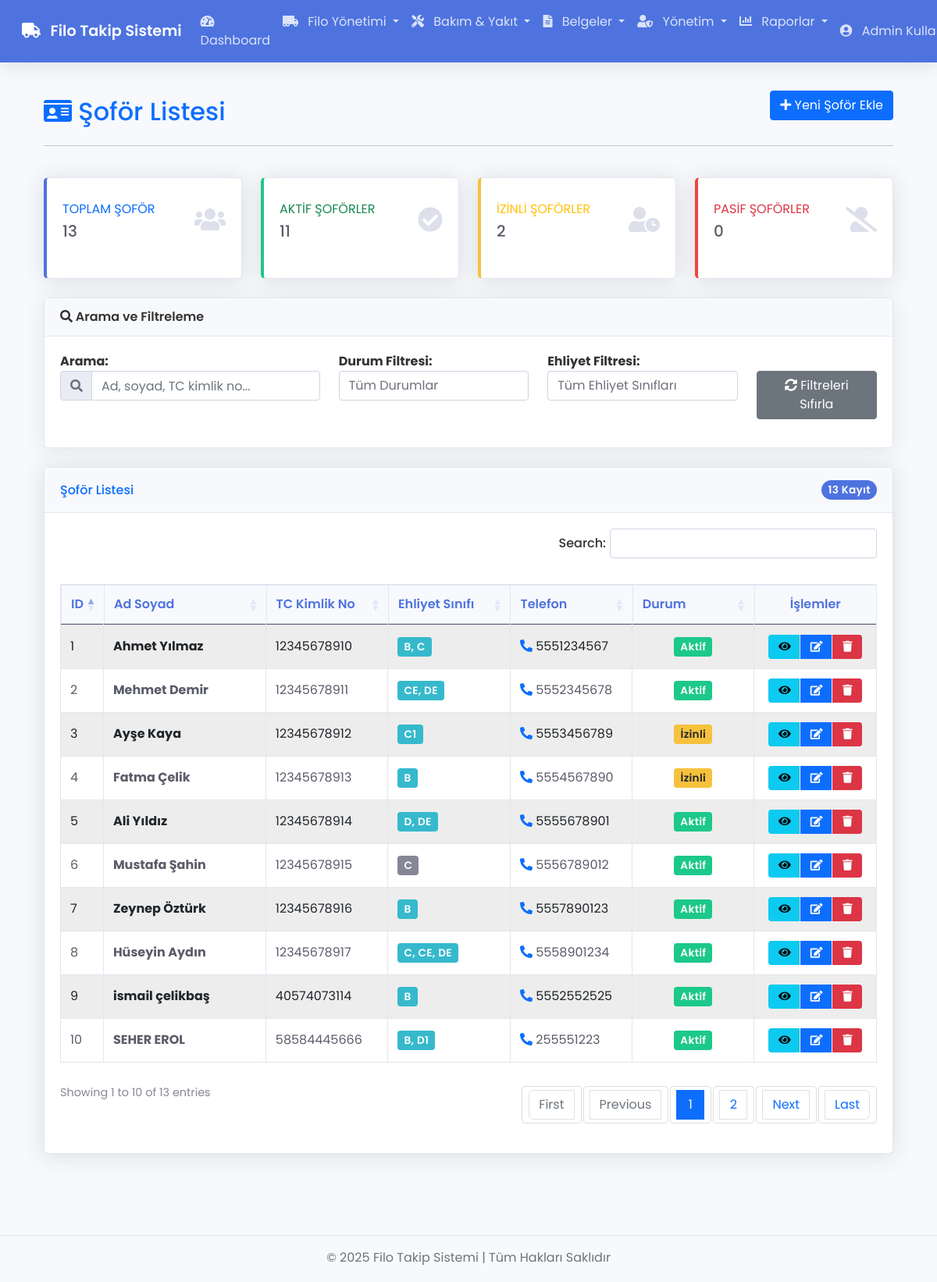
Page /drivers (signed in) on the committed database.
### tables this page shows
CREATE TABLE `drivers` (
  `id` int(11) NOT NULL,
  `name` varchar(100) NOT NULL,
  `surname` varchar(100) NOT NULL,
  `identity_number` varchar(20) NOT NULL,
  `license_number` varchar(20) NOT NULL,
  `primary_license_type` varchar(5) DEFAULT NULL,
  `license_issue_date` date DEFAULT NULL,
  `license_expiry_date` date DEFAULT NULL,
  `company_id` int(11) DEFAULT NULL,
  `phone` varchar(20) NOT NULL,
  `email` varchar(100) DEFAULT NULL,
  `address` text DEFAULT NULL,
  `status` enum('Aktif','Pasif','İzinli') NOT NULL DEFAULT 'Aktif',
  `created_at` timestamp NOT NULL DEFAULT current_timestamp()
);

### app/controllers/Drivers.php (called while the page is built, shortened)
<?php
class Drivers extends Controller {
    private $driverModel;
    public function __construct() {
        $this->driverModel = $this->model('Driver');
    }
    public function index() {
        $drivers = $this->driverModel->getDrivers();
        foreach ($drivers as $driver) {
            $driver->license_classes = $this->driverModel->getDriverLicenseTypesAsString($driver->id);
        }
        $data = [
            'drivers' => $drivers,
            'title' => 'Şoför Listesi'
        ];
        $this->view('drivers/index', $data);
    }
}

### app/core/App.php (called while the page is built, shortened)
<?php
class App {
    protected $currentMethod = 'index';
    public function __construct() {
        $url = $this->getUrl();
        if(isset($url[0]) && file_exists('app/controllers/' . ucwords($url[0]) . '.php')) {
            unset($url[0]);
        }
        $this->currentController = new $this->currentController;
        $this->params = $url ? array_values($url) : [];
        try {
            call_user_func_array([$this->currentController, $this->currentMethod], $this->params);
        } catch (ArgumentCountError $e) {
            error_log('Parametre hatası: ' . $e->getMessage());
            $this->show404();
        } catch (Error $e) {
            error_log('Uygulama hatası: ' . $e->getMessage());
            include 'app/views/errors/500.php';
        } catch (Exception $e) {
            error_log('Uygulama istisnası: ' . $e->getMessage());
            include 'app/views/errors/500.php';
        }
    }
    public function getUrl() {
        if(isset($_GET['url'])) {
            $url = rtrim($_GET['url'], '/');
            $url = filter_var($url, FILTER_SANITIZE_URL);
            $url = explode('/', $url);
            return $url;
        }
        return [];
    }
}

### index.php (called while the page is built, shortened)
<?php
require_once 'app/core/App.php';
require_once 'app/core/Controller.php';
require_once 'app/core/Database.php';
$app = new App;

### app/core/Database.php (called while the page is built, shortened)
<?php
class Database {
    private $host = DB_HOST;
    private $user = DB_USER;
    private $pass = DB_PASS;
    private $dbname = DB_NAME;
    private $dbh;
    private $stmt;
    public function __construct() {
        $dsn = 'mysql:host=' . $this->host . ';dbname=' . $this->dbname . ';charset=utf8';
        $options = array(
            PDO::ATTR_PERSISTENT => true,
            PDO::ATTR_ERRMODE => PDO::ERRMODE_EXCEPTION,
            PDO::ATTR_DEFAULT_FETCH_MODE => PDO::FETCH_OBJ,
            PDO::ATTR_EMULATE_PREPARES => false
        );
        try {
            $this->dbh = new PDO($dsn, $this->user, $this->pass, $options);
        } catch(PDOException $e) {
            $this->error = $e->getMessage();
            echo $this->error;
        }
    }
    public function query($sql) {
        $this->stmt = $this->dbh->prepare($sql);
    }
    public function bind($param, $value, $type = null) {
        if(is_null($type)) {
            switch(true) {
                case is_int($value):
                    $type = PDO::PARAM_INT;
                    break;
            }
        }
        $this->stmt->bindValue($param, $value, $type);
    }
    public function execute() {
        return $this->stmt->execute();
    }
    public function resultSet() {
        $this->execute();
        return $this->stmt->fetchAll();
    }
}

### app/models/Driver.php (called while the page is built, shortened)
<?php
class Driver {
    private $db;
    public function __construct() {
        $this->db = new Database;
    }
    public function getDrivers() {
        $this->db->query('SELECT * FROM drivers ORDER BY created_at DESC');
        $results = $this->db->resultSet();
        return $results;
    }
    public function getDriverLicenseTypes($driverId) {
        $this->db->query('
            SELECT lt.*, dl.id,
                   dl.issue_date,
                   dl.expiry_date,
                   dl.notes
            FROM driver_licenses dl
            JOIN license_types lt ON dl.license_type_id = lt.id
            WHERE dl.driver_id = :driver_id
            ORDER BY lt.code
        ');
        $this->db->bind(':driver_id', $driverId);
        return $this->db->resultSet();
    }
}

### app/views/drivers/index.php (the view, shortened to what this page needs)
<?php require APPROOT . '/views/inc/header.php'; ?>
<div class="container-fluid px-4">
    <div class="row mb-4">
        <div class="col-md-12">
            <div class="d-flex justify-content-between align-items-center">
                <h2 class="mt-4 text-primary">
                    <i class="fas fa-id-card mr-2"></i> <?php echo $data['title']; ?>
                </h2>
                <div>
                    <a href="<?php echo URLROOT; ?>/drivers/add" class="btn btn-primary">
                        <i class="fas fa-plus mr-1"></i> Yeni Şoför Ekle
                    </a>
                </div>
            </div>
            <hr class="bg-primary">
        </div>
    </div>
    <div class="row mb-4">
        <div class="col-md-3">
            <div class="card border-left-primary shadow h-100 py-2">
                <div class="card-body">
                    <div class="row no-gutters align-items-center">
                        <div class="col mr-2">
                            <div class="text-xs font-weight-bold text-primary text-uppercase mb-1">
                                Toplam Şoför</div>
                            <div class="h5 mb-0 font-weight-bold text-gray-800"><?php echo count($data['drivers']); ?></div>
                        </div>
                        <div class="col-auto">
                            <i class="fas fa-users fa-2x text-gray-300"></i>
                        </div>
                    </div>
                </div>
            </div>
        </div>
        <div class="col-md-3">
            <div class="card border-left-success shadow h-100 py-2">
                <div class="card-body">
                    <div class="row no-gutters align-items-center">
                        <div class="col mr-2">
                            <div class="text-xs font-weight-bold text-success text-uppercase mb-1">
                                Aktif Şoförler</div>
                            <div class="h5 mb-0 font-weight-bold text-gray-800">
                                <?php
                                    $activeCount = 0;
                                    foreach($data['drivers'] as $driver) {
                                        if($driver->status == 'Aktif') $activeCount++;
                                    }
                                    echo $activeCount;
                                ?>
                            </div>
                        </div>
                        <div class="col-auto">
                            <i class="fas fa-check-circle fa-2x text-gray-300"></i>
                        </div>
                    </div>
                </div>
            </div>
        </div>
        <div class="col-md-3">
            <div class="card border-left-warning shadow h-100 py-2">
                <div class="card-body">
                    <div class="row no-gutters align-items-center">
                        <div class="col mr-2">
                            <div class="text-xs font-weight-bold text-warning text-uppercase mb-1">
                                İzinli Şoförler</div>
                            <div class="h5 mb-0 font-weight-bold text-gray-800">
                                <?php
                                    $onLeaveCount = 0;
                                    foreach($data['drivers'] as $driver) {
                                        if($driver->status == 'İzinli') $onLeaveCount++;
                                    }
                                    echo $onLeaveCount;
                                ?>
                            </div>
                        </div>
                        <div class="col-auto">
                            <i class="fas fa-user-clock fa-2x text-gray-300"></i>
                        </div>
                    </div>
                </div>
            </div>
        </div>
        <div class="col-md-3">
            <div class="card border-left-danger shadow h-100 py-2">
                <div class="card-body">
                    <div class="row no-gutters align-items-center">
                        <div class="col mr-2">
                            <div class="text-xs font-weight-bold text-danger text-uppercase mb-1">
                                Pasif Şoförler</div>
                            <div class="h5 mb-0 font-weight-bold text-gray-800">
                                <?php
                                    $inactiveCount = 0;
                                    echo $inactiveCount;
                                ?>
                            </div>
                        </div>
                        <div class="col-auto">
                            <i class="fas fa-user-slash fa-2x text-gray-300"></i>
                        </div>
                    </div>
                </div>
            </div>
        </div>
    </div>
    <div class="card mb-4">
        <div class="card-header">
            <i class="fas fa-search mr-1"></i> Arama ve Filtreleme
        </div>
        <div class="card-body">
            <div class="row">
                <div class="col-md-4 mb-3">
                    <label for="searchInput"><strong>Arama:</strong></label>
                    <div class="input-group">
                        <div class="input-group-prepend">
                            <span class="input-group-text"><i class="fas fa-search"></i></span>
                        </div>
                        <input type="text" class="form-control" id="searchInput" placeholder="Ad, soyad, TC kimlik no...">
                    </div>
                </div>
                <div class="col-md-3 mb-3">
                    <label for="statusFilter"><strong>Durum Filtresi:</strong></label>
                    <select class="form-control" id="statusFilter">
                        <option value="">Tüm Durumlar</option>
                    </select>
                </div>
                <div class="col-md-3 mb-3">
                    <label for="licenseFilter"><strong>Ehliyet Filtresi:</strong></label>
                    <select class="form-control" id="licenseFilter">
                        <option value="">Tüm Ehliyet Sınıfları</option>
                    </select>
                </div>
                <div class="col-md-2 mb-3">
                    <label class="d-block">&nbsp;</label>
                    <button id="resetFilters" class="btn btn-secondary btn-block">
                        <i class="fas fa-sync-alt"></i> Filtreleri Sıfırla
                    </button>
                </div>
            </div>
        </div>
    </div>
    <div class="card shadow mb-4">
        <div class="card-header py-3 d-flex justify-content-between align-items-center">
            <h6 class="m-0 font-weight-bold text-primary">Şoför Listesi</h6>
            <span class="badge badge-pill badge-primary"><?php echo count($data['drivers']); ?> Kayıt</span>
        </div>
        <div class="card-body">
            <div class="table-responsive">
                <table class="table table-bordered table-striped" id="driversTable" width="100%" cellspacing="0">
                    <thead class="thead-dark">
                        <tr>
                            <th width="5%">ID</th>
                            <th width="20%">Ad Soyad</th>
                            <th width="15%">TC Kimlik No</th>
                            <th width="15%">Ehliyet Sınıfı</th>
                            <th width="15%">Telefon</th>
                            <th width="15%">Durum</th>
                            <th width="15%" class="text-center">İşlemler</th>
                        </tr>
                    </thead>
                    <tbody>
                        <?php foreach($data['drivers'] as $driver) : ?>
                            <tr>
                                <td><?php echo $driver->id; ?></td>
                                <td>
                                    <strong><?php echo $driver->name . ' ' . $driver->surname; ?></strong>
                                </td>
                                <td><?php echo $driver->identity_number; ?></td>
                                <td>
                                    <?php if (!empty($driver->license_classes)) : ?>
                                        <span class="badge badge-info"><?php echo $driver->license_classes; ?></span>
                                    <?php else : ?>
                                        <span class="badge badge-secondary"><?php echo $driver->primary_license_type; ?></span>
                                    <?php endif; ?>
                                </td>
                                <td>
                                    <i class="fas fa-phone-alt text-primary mr-1"></i>
                                    <?php echo $driver->phone; ?>
                                </td>
                                <td class="text-center">
                                    <?php if($driver->status == 'Aktif') : ?>
                                        <span class="badge badge-success">Aktif</span>
                                    <?php elseif($driver->status == 'Pasif') : ?>
                                        <span class="badge badge-danger">Pasif</span>
                                    <?php elseif($driver->status == 'İzinli') : ?>
                                        <span class="badge badge-warning">İzinli</span>
                                    <?php endif; ?>
                                </td>
                                <td class="text-center">
                                    <div class="btn-group">
                                        <a href="<?php echo URLROOT; ?>/drivers/show/<?php echo $driver->id; ?>" class="btn btn-info btn-sm" data-toggle="tooltip" title="Görüntüle">
                                            <i class="fas fa-eye"></i>
                                        </a>
                                        <a href="<?php echo URLROOT; ?>/drivers/edit/<?php echo $driver->id; ?>" class="btn btn-primary btn-sm" data-toggle="tooltip" title="Düzenle">
                                            <i class="fas fa-edit"></i>
                                        </a>
                                        <button type="button" class="btn btn-danger btn-sm" data-toggle="modal" data-target="#deleteModal<?php echo $driver->id; ?>" data-toggle="tooltip" title="Sil">
                                            <i class="fas fa-trash"></i>
                                        </button>
                                    </div>
                                </td>
                            </tr>
                        <?php endforeach; ?>
                    </tbody>
                </table>
            </div>
        </div>
    </div>
</div>
<?php require APPROOT . '/views/inc/footer.php'; ?>

### rows in the picture
drivers: id "10", name "SEHER", surname "EROL", identity_number "58584445666", license_classes "B, D1", phone "255551223", status "Aktif"
drivers: id "9", name "ismail", surname "çelikbaş", identity_number "40574073114", license_classes "B", phone "5552552525", status "Aktif"
drivers: id "8", name "Hüseyin", surname "Aydın", identity_number "12345678917", license_classes "C, CE, DE", phone "5558901234", status "Aktif"
drivers: id "7", name "Zeynep", surname "Öztürk", identity_number "12345678916", primary_license_type "B", phone "5557890123", status "Aktif"
drivers: id "6", name "Mustafa", surname "Şahin", identity_number "12345678915", primary_license_type "C", phone "5556789012", status "Aktif"
drivers: id "5", name "Ali", surname "Yıldız", identity_number "12345678914", license_classes "D, DE", phone "5555678901", status "Aktif"
drivers: id "4", name "Fatma", surname "Çelik", identity_number "12345678913", primary_license_type "B", phone "5554567890", status "İzinli"
drivers: id "3", name "Ayşe", surname "Kaya", identity_number "12345678912", license_classes "C1", phone "5553456789", status "İzinli"
drivers: id "2", name "Mehmet", surname "Demir", identity_number "12345678911", license_classes "CE, DE", phone "5552345678", status "Aktif"
drivers: id "1", name "Ahmet", surname "Yılmaz", identity_number "12345678910", license_classes "B, C", phone "5551234567", status "Aktif"

### other values in the picture
SITENAME "Filo Takip Sistemi"
$_SESSION['user_name'] "Admin…"
$data['title'] "Şoför Listesi"
count($data['drivers']) "13"
$activeCount "11"
$onLeaveCount "2"
$inactiveCount "0"
